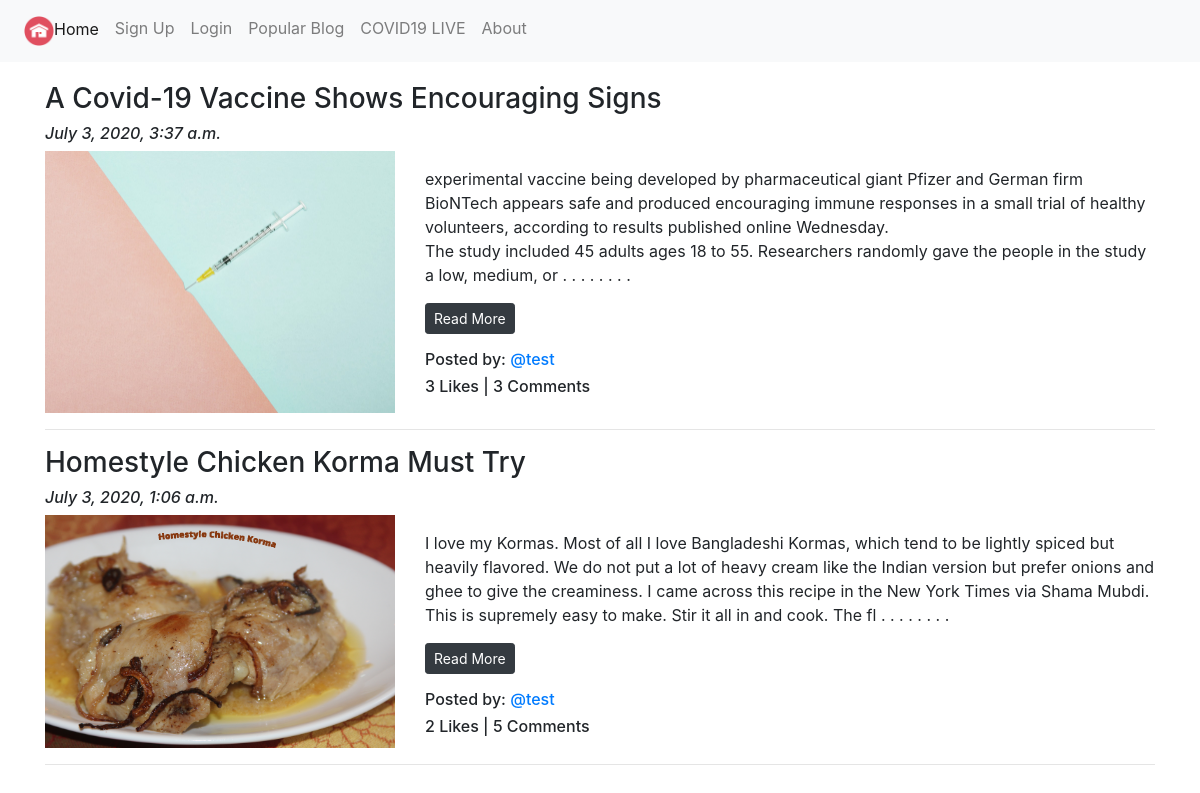
Screenshot of /blog/ with the database file from the repository.
### App_Blog/models.py (models this page shows, shortened)
class Blog(models.Model):
    author = models.ForeignKey(User, on_delete=models.CASCADE, related_name='post_author')
    blog_title = models.CharField(max_length=264, verbose_name="Put a Title")
    slug = models.SlugField(max_length=255, unique=True)
    blog_content = models.TextField(verbose_name="What is on your mind?")
    blog_image = models.ImageField(upload_to='blog_images', verbose_name="Image")
    publish_date = models.DateTimeField(auto_now_add=True)
    update_date = models.DateTimeField(auto_now=True)
    class Meta:
        ordering = ('-publish_date',)

### App_Blog/views.py (the view)
# urls.py: path('', views.BlogList.as_view(), name='blog_list'),
class BlogList(ListView):
    context_object_name = 'blogs'
    model = Blog
    template_name = 'App_Blog/blog_list.html'

### App_Blog/templatetags/custom_filters.py (called while the page is built)
def range_filter(value):
    return value[0:350] + " . . . . . . . . "

### templates/App_Blog/blog_list.html (shortened to what this page needs)
{% extends 'base.html' %}
{% load custom_filters %}
{% block body_block%}
{% for blog in blogs %}
    <h3>{{blog.blog_title}}</h3>
    <h6><i>{{blog.publish_date}}</i></h6>
    <div class="row">
        <div class="col-sm-4">
            <img src="/media/{{blog.blog_image}}" alt="{{blog.blog_title}}" title="blog.blog_title" width="100%">
        </div>
        <div class="col-sm-8">
            <p>{{blog.blog_content|range_filter|linebreaks }} <a href="{% url 'App_Blog:blog_details' slug=blog.slug %}" class="btn btn-dark btn-sm">Read More</a></p>
            <h6>Posted by: <a href="">@{{blog.author}}</a></h6>
            <h6>{{ blog.Liked_blog.count }} Likes | {{ blog.blog_comment.count }} Comments</h6>
        </div>
    </div>
    <hr>
{% endfor %}
{% endblock %}

### rows the page displays
Blog: blog_title "A Covid-19 Vaccine Shows Encouraging Signs", publish_date "July 3, 2020, 3:37 a.m.", blog_image (picture), blog_content|range_filter "experimental vaccine being developed by pharmaceutical giant Pfizer and German firm BioNTech appears safe and produced encouraging immune responses in a small trial of healthy volunteers, according to results published online Wednesday. The study included 45 adults ages 18 to 55. Researchers randomly gave the people in the study a low, medium, or . . . . . . . .", author "test", Liked_blog.count "3", blog_comment.count "3"
Blog: blog_title "Homestyle Chicken Korma Must Try", publish_date "July 3, 2020, 1:06 a.m.", blog_image (picture), blog_content|range_filter "I love my Kormas. Most of all I love Bangladeshi Kormas, which tend to be lightly spiced but heavily flavored. We do not put a lot of heavy cream like the Indian version but prefer onions and ghee to give the creaminess. I came across this recipe in the New York Times via Shama Mubdi. This is supremely easy to make. Stir it all in and cook. The fl . . . . . . . .", author "test", Liked_blog.count "2", blog_comment.count "5"
